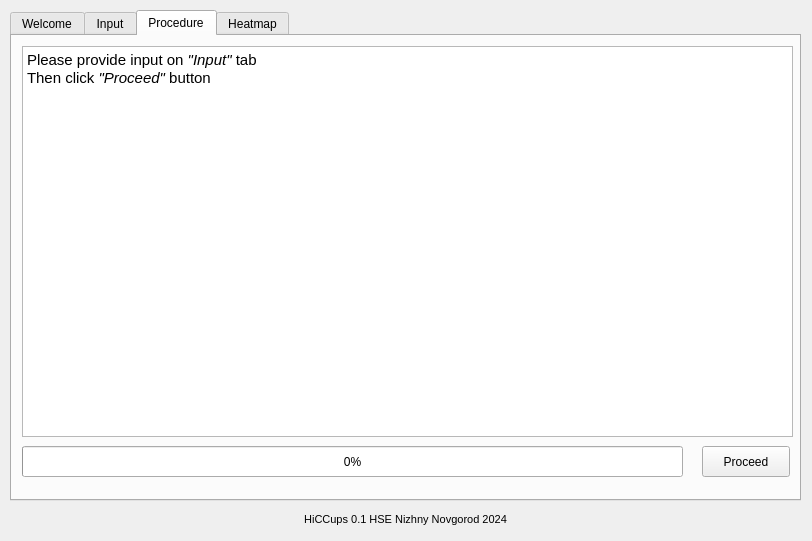
<?xml version="1.0" encoding="UTF-8"?>
<ui version="4.0">
 <class>MainWindow</class>
 <widget class="QMainWindow" name="MainWindow">
  <property name="geometry">
   <rect>
    <x>0</x>
    <y>0</y>
    <width>812</width>
    <height>541</height>
   </rect>
  </property>
  <property name="windowTitle">
   <string>HiCCups</string>
  </property>
  <widget class="QWidget" name="centralwidget">
   <widget class="QTabWidget" name="tabWidget">
    <property name="geometry">
     <rect>
      <x>10</x>
      <y>10</y>
      <width>791</width>
      <height>491</height>
     </rect>
    </property>
    <property name="currentIndex">
     <number>2</number>
    </property>
    <widget class="QWidget" name="Welcome_tab">
     <attribute name="title">
      <string>Welcome</string>
     </attribute>
     <widget class="QTextBrowser" name="description_text">
      <property name="geometry">
       <rect>
        <x>10</x>
        <y>10</y>
        <width>781</width>
        <height>431</height>
       </rect>
      </property>
      <property name="html">
       <string>&lt;!DOCTYPE HTML PUBLIC &quot;-//W3C//DTD HTML 4.0//EN&quot; &quot;http://www.w3.org/TR/REC-html40/strict.dtd&quot;&gt;
&lt;html&gt;&lt;head&gt;&lt;meta name=&quot;qrichtext&quot; content=&quot;1&quot; /&gt;&lt;style type=&quot;text/css&quot;&gt;
p, li { white-space: pre-wrap; }
&lt;/style&gt;&lt;/head&gt;&lt;body style=&quot; font-family:'Ubuntu Sans'; font-size:11pt; font-weight:400; font-style:normal;&quot;&gt;
&lt;p style=&quot; margin-top:12px; margin-bottom:12px; margin-left:0px; margin-right:0px; -qt-block-indent:0; text-indent:0px;&quot;&gt;&lt;span style=&quot; font-weight:600;&quot;&gt;Welcome to HiCCups!&lt;/span&gt; &lt;/p&gt;
&lt;p style=&quot; margin-top:12px; margin-bottom:12px; margin-left:0px; margin-right:0px; -qt-block-indent:0; text-indent:0px;&quot;&gt;This program is designed for comprehensive processing of Hi-C sequencing, starting with iterative alignment of reads based on FASTQ data and culminating in the generation of chromosomal interaction heatmaps.&lt;/p&gt;
&lt;p style=&quot; margin-top:12px; margin-bottom:12px; margin-left:0px; margin-right:0px; -qt-block-indent:0; text-indent:0px;&quot;&gt;&lt;span style=&quot; font-weight:600;&quot;&gt;What you need:&lt;/span&gt;&lt;/p&gt;
&lt;p style=&quot; margin-top:12px; margin-bottom:12px; margin-left:0px; margin-right:0px; -qt-block-indent:0; text-indent:0px;&quot;&gt;- bowtie2&lt;/p&gt;
&lt;p style=&quot; margin-top:12px; margin-bottom:12px; margin-left:0px; margin-right:0px; -qt-block-indent:0; text-indent:0px;&quot;&gt;&lt;span style=&quot; font-weight:600;&quot;&gt;Input Files:&lt;/span&gt;&lt;/p&gt;
&lt;p style=&quot; margin-top:12px; margin-bottom:12px; margin-left:0px; margin-right:0px; -qt-block-indent:0; text-indent:0px;&quot;&gt;&lt;span style=&quot; font-weight:600;&quot;&gt;- Two readings&lt;/span&gt; &lt;br /&gt;  - Left side of the DNA molecule (i.e. reads01_R1.fastq)&lt;br /&gt;  - Right side of the DNA molecule (i.e. reads01_R2.fastq)&lt;/p&gt;
&lt;p style=&quot; margin-top:12px; margin-bottom:12px; margin-left:0px; margin-right:0px; -qt-block-indent:0; text-indent:0px;&quot;&gt;&lt;span style=&quot; font-weight:600;&quot;&gt;- Genome&lt;/span&gt; &lt;br /&gt;  - Genome file in .fa format (i.e. chr2R.fa)&lt;br /&gt;  - A text file with genomic gaps presented (i.e. gap.txt)&lt;/p&gt;
&lt;p style=&quot; margin-top:12px; margin-bottom:12px; margin-left:0px; margin-right:0px; -qt-block-indent:0; text-indent:0px;&quot;&gt;&lt;span style=&quot; font-weight:600;&quot;&gt;Processing Workflow:&lt;/span&gt; Our script begins with the iterative alignment of reads using Bowtie2, saving the results in BAM format. It then parses these aligned data into structured Hi-C fragments, considering genome fragmentation by the chosen enzyme, and applies filtering to remove duplicates and excessively large fragments.&lt;/p&gt;
&lt;p style=&quot; margin-top:12px; margin-bottom:12px; margin-left:0px; margin-right:0px; -qt-block-indent:0; text-indent:0px;&quot;&gt;&lt;span style=&quot; font-weight:600;&quot;&gt;Output Data:&lt;/span&gt; Ultimately, you will receive an HDF5 file with a Hi-C heatmap, which presents an iteratively corrected view of chromosomal interactions. A visualization of this heatmap in PDF format will also be created, allowing you to visually assess the chromosomal structure.&lt;/p&gt;&lt;/body&gt;&lt;/html&gt;</string>
      </property>
     </widget>
    </widget>
    <widget class="QWidget" name="Input_tab">
     <attribute name="title">
      <string>Input</string>
     </attribute>
     <widget class="QTextBrowser" name="input_info">
      <property name="geometry">
       <rect>
        <x>10</x>
        <y>20</y>
        <width>761</width>
        <height>221</height>
       </rect>
      </property>
      <property name="html">
       <string>&lt;!DOCTYPE HTML PUBLIC &quot;-//W3C//DTD HTML 4.0//EN&quot; &quot;http://www.w3.org/TR/REC-html40/strict.dtd&quot;&gt;
&lt;html&gt;&lt;head&gt;&lt;meta name=&quot;qrichtext&quot; content=&quot;1&quot; /&gt;&lt;style type=&quot;text/css&quot;&gt;
p, li { white-space: pre-wrap; }
&lt;/style&gt;&lt;/head&gt;&lt;body style=&quot; font-family:'Ubuntu Sans'; font-size:11pt; font-weight:400; font-style:normal;&quot;&gt;
&lt;p style=&quot; margin-top:0px; margin-bottom:0px; margin-left:0px; margin-right:0px; -qt-block-indent:0; text-indent:0px;&quot;&gt;&lt;span style=&quot; font-weight:600;&quot;&gt;This is an input tab&lt;/span&gt;&lt;/p&gt;
&lt;p style=&quot; margin-top:0px; margin-bottom:0px; margin-left:0px; margin-right:0px; -qt-block-indent:0; text-indent:0px;&quot;&gt;Please provide&lt;/p&gt;
&lt;p style=&quot; margin-top:0px; margin-bottom:0px; margin-left:0px; margin-right:0px; -qt-block-indent:0; text-indent:0px;&quot;&gt;- Path of bowtie2 folder&lt;/p&gt;
&lt;p style=&quot; margin-top:0px; margin-bottom:0px; margin-left:0px; margin-right:0px; -qt-block-indent:0; text-indent:0px;&quot;&gt;- Genome file .fa, specify chromosome and enzyme&lt;/p&gt;
&lt;p style=&quot; margin-top:0px; margin-bottom:0px; margin-left:0px; margin-right:0px; -qt-block-indent:0; text-indent:0px;&quot;&gt;- Left side readings .fa&lt;/p&gt;
&lt;p style=&quot; margin-top:0px; margin-bottom:0px; margin-left:0px; margin-right:0px; -qt-block-indent:0; text-indent:0px;&quot;&gt;- Right side readings .fa&lt;/p&gt;
&lt;p style=&quot; margin-top:0px; margin-bottom:0px; margin-left:0px; margin-right:0px; -qt-block-indent:0; text-indent:0px;&quot;&gt;- Type resolution of heatmap&lt;/p&gt;&lt;/body&gt;&lt;/html&gt;</string>
      </property>
     </widget>
     <widget class="QPushButton" name="bw2_push">
      <property name="geometry">
       <rect>
        <x>680</x>
        <y>250</y>
        <width>88</width>
        <height>27</height>
       </rect>
      </property>
      <property name="text">
       <string>&lt;&lt;</string>
      </property>
     </widget>
     <widget class="QLineEdit" name="bw2_path">
      <property name="geometry">
       <rect>
        <x>10</x>
        <y>250</y>
        <width>661</width>
        <height>27</height>
       </rect>
      </property>
      <property name="placeholderText">
       <string>Path of bowtie2 folder</string>
      </property>
     </widget>
     <widget class="QLineEdit" name="genome_path">
      <property name="geometry">
       <rect>
        <x>10</x>
        <y>290</y>
        <width>421</width>
        <height>27</height>
       </rect>
      </property>
      <property name="placeholderText">
       <string>Genome path (folder with .fa and gap.txt)</string>
      </property>
     </widget>
     <widget class="QLineEdit" name="l_r_path">
      <property name="geometry">
       <rect>
        <x>10</x>
        <y>330</y>
        <width>661</width>
        <height>27</height>
       </rect>
      </property>
      <property name="placeholderText">
       <string>Left side readings .fa</string>
      </property>
     </widget>
     <widget class="QPushButton" name="genome_push">
      <property name="geometry">
       <rect>
        <x>680</x>
        <y>290</y>
        <width>88</width>
        <height>27</height>
       </rect>
      </property>
      <property name="text">
       <string>&lt;&lt;</string>
      </property>
     </widget>
     <widget class="QPushButton" name="l_r_push">
      <property name="geometry">
       <rect>
        <x>680</x>
        <y>330</y>
        <width>88</width>
        <height>27</height>
       </rect>
      </property>
      <property name="text">
       <string>&lt;&lt;</string>
      </property>
     </widget>
     <widget class="QLineEdit" name="r_r_path">
      <property name="geometry">
       <rect>
        <x>10</x>
        <y>370</y>
        <width>661</width>
        <height>27</height>
       </rect>
      </property>
      <property name="placeholderText">
       <string>Right side readings .fa</string>
      </property>
     </widget>
     <widget class="QPushButton" name="r_r_push">
      <property name="geometry">
       <rect>
        <x>680</x>
        <y>370</y>
        <width>88</width>
        <height>27</height>
       </rect>
      </property>
      <property name="text">
       <string>&lt;&lt;</string>
      </property>
     </widget>
     <widget class="QLineEdit" name="chromosome">
      <property name="geometry">
       <rect>
        <x>440</x>
        <y>290</y>
        <width>111</width>
        <height>27</height>
       </rect>
      </property>
      <property name="placeholderText">
       <string>Chromosome</string>
      </property>
     </widget>
     <widget class="QLineEdit" name="enzyme">
      <property name="geometry">
       <rect>
        <x>560</x>
        <y>290</y>
        <width>111</width>
        <height>27</height>
       </rect>
      </property>
      <property name="placeholderText">
       <string>Enzyme</string>
      </property>
     </widget>
     <widget class="QLineEdit" name="resoultion_line">
      <property name="geometry">
       <rect>
        <x>10</x>
        <y>410</y>
        <width>761</width>
        <height>27</height>
       </rect>
      </property>
      <property name="placeholderText">
       <string>Resolution (integer, i.e. 100000)</string>
      </property>
     </widget>
    </widget>
    <widget class="QWidget" name="Console_output">
     <attribute name="title">
      <string>Procedure</string>
     </attribute>
     <widget class="QProgressBar" name="progressBar">
      <property name="geometry">
       <rect>
        <x>10</x>
        <y>410</y>
        <width>661</width>
        <height>31</height>
       </rect>
      </property>
      <property name="value">
       <number>0</number>
      </property>
     </widget>
     <widget class="QPushButton" name="Proceed">
      <property name="geometry">
       <rect>
        <x>690</x>
        <y>410</y>
        <width>88</width>
        <height>31</height>
       </rect>
      </property>
      <property name="text">
       <string>Proceed</string>
      </property>
     </widget>
     <widget class="QTextEdit" name="textEdit">
      <property name="geometry">
       <rect>
        <x>10</x>
        <y>10</y>
        <width>771</width>
        <height>391</height>
       </rect>
      </property>
      <property name="readOnly">
       <bool>true</bool>
      </property>
      <property name="html">
       <string>&lt;!DOCTYPE HTML PUBLIC &quot;-//W3C//DTD HTML 4.0//EN&quot; &quot;http://www.w3.org/TR/REC-html40/strict.dtd&quot;&gt;
&lt;html&gt;&lt;head&gt;&lt;meta name=&quot;qrichtext&quot; content=&quot;1&quot; /&gt;&lt;style type=&quot;text/css&quot;&gt;
p, li { white-space: pre-wrap; }
&lt;/style&gt;&lt;/head&gt;&lt;body style=&quot; font-family:'Ubuntu Sans'; font-size:11pt; font-weight:400; font-style:normal;&quot;&gt;
&lt;p style=&quot; margin-top:0px; margin-bottom:0px; margin-left:0px; margin-right:0px; -qt-block-indent:0; text-indent:0px;&quot;&gt;Please provide input on &lt;span style=&quot; font-style:italic;&quot;&gt;&amp;quot;Input&amp;quot;&lt;/span&gt; tab&lt;/p&gt;
&lt;p style=&quot; margin-top:0px; margin-bottom:0px; margin-left:0px; margin-right:0px; -qt-block-indent:0; text-indent:0px;&quot;&gt;Then click &lt;span style=&quot; font-style:italic;&quot;&gt;&amp;quot;Proceed&amp;quot;&lt;/span&gt; button&lt;/p&gt;&lt;/body&gt;&lt;/html&gt;</string>
      </property>
     </widget>
    </widget>
    <widget class="QWidget" name="Heatmap_tab">
     <attribute name="title">
      <string>Heatmap</string>
     </attribute>
     <widget class="QGraphicsView" name="graphicsView">
      <property name="geometry">
       <rect>
        <x>5</x>
        <y>11</y>
        <width>771</width>
        <height>441</height>
       </rect>
      </property>
     </widget>
    </widget>
   </widget>
   <widget class="QLabel" name="label">
    <property name="geometry">
     <rect>
      <x>10</x>
      <y>510</y>
      <width>791</width>
      <height>20</height>
     </rect>
    </property>
    <property name="text">
     <string>&lt;html&gt;&lt;head/&gt;&lt;body&gt;&lt;p&gt;&lt;span style=&quot; font-size:8pt;&quot;&gt;HiCCups 0.1 HSE Nizhny Novgorod 2024&lt;/span&gt;&lt;/p&gt;&lt;/body&gt;&lt;/html&gt;</string>
    </property>
    <property name="alignment">
     <set>Qt::AlignCenter</set>
    </property>
   </widget>
  </widget>
 </widget>
 <resources/>
 <connections/>
</ui>
